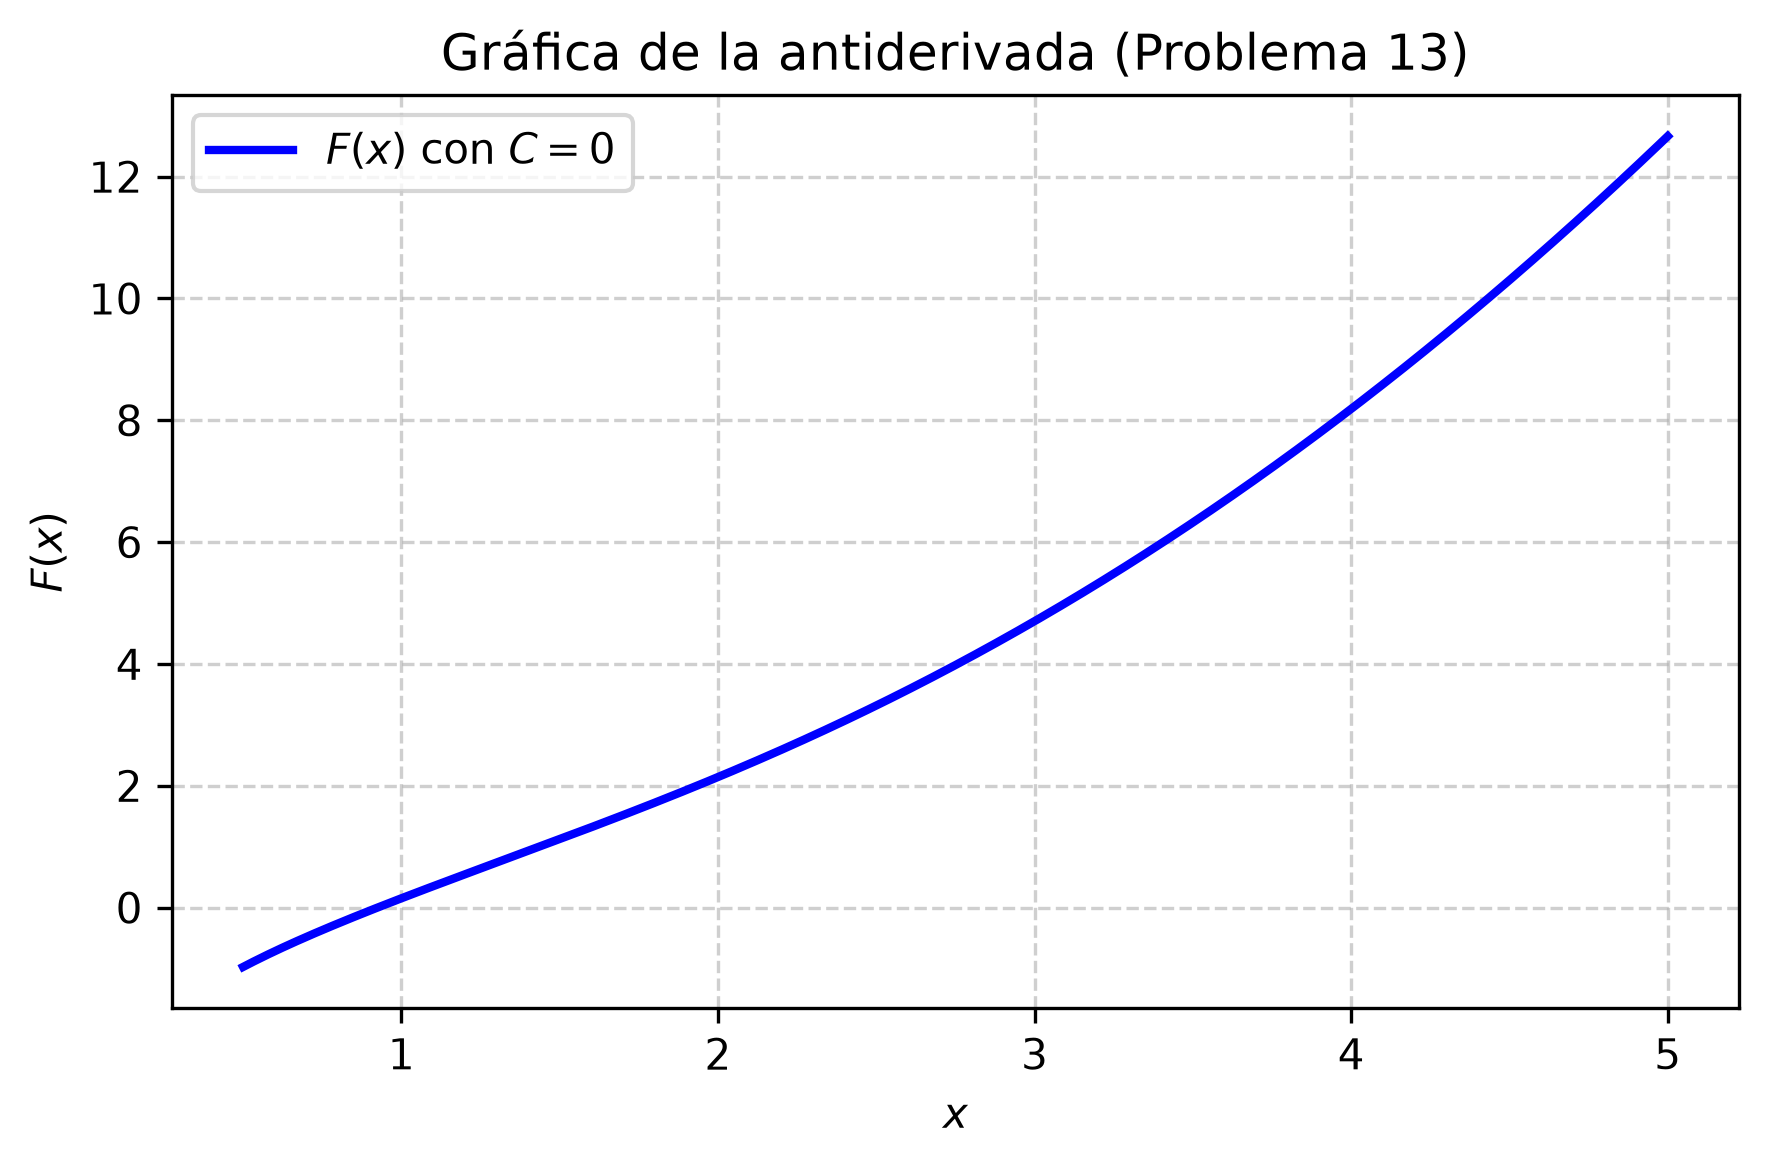

Source code (Python):
import matplotlib
matplotlib.use('Agg')
import numpy as np
import matplotlib.pyplot as plt

# Definir el rango de valores para x (evitando discontinuidades y raíces complejas con partes reales negativas)
x = np.linspace(0.5, 5.0, 400)

# Antiderivada F(x) con C = 0
# F(x) = x^2 / 2 + ln(x) - 0.5 * ln(x^2 - 2x + 3)
F = (x**2) / 2.0 + np.log(np.abs(x)) - 0.5 * np.log(np.abs(x**2 - 2.0*x + 3.0))

plt.figure(figsize=(6, 4))
plt.plot(x, F, label=r'$F(x)$ con $C=0$', color='b', linewidth=2)
plt.title('Gráfica de la antiderivada (Problema 13)')
plt.xlabel('$x$')
plt.ylabel('$F(x)$')
plt.grid(True, linestyle='--', alpha=0.6)
plt.legend()
plt.tight_layout()

plt.savefig(r'semana_03/graficas/SEM03_P13_grafica.png', dpi=300, bbox_inches='tight')
plt.close()
